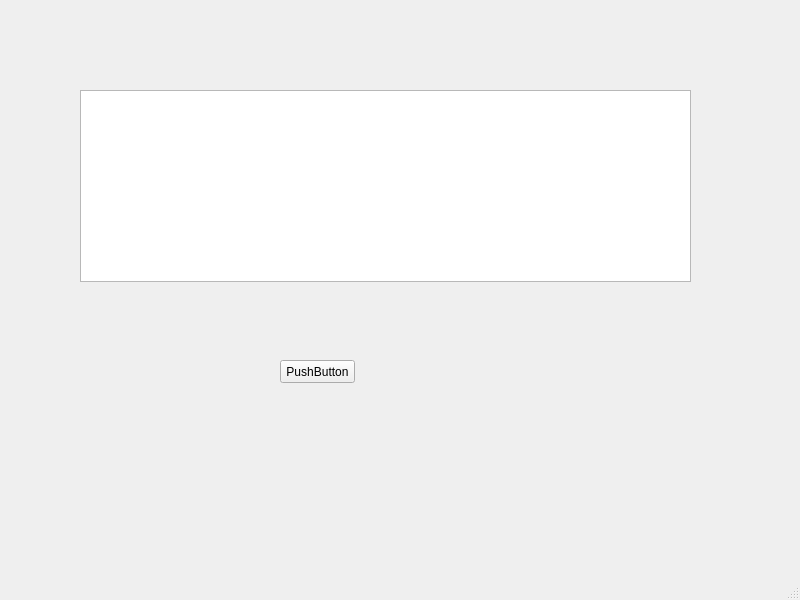
<?xml version="1.0" encoding="UTF-8"?>
<ui version="4.0">
 <class>MainWindow</class>
 <widget class="QMainWindow" name="MainWindow">
  <property name="geometry">
   <rect>
    <x>0</x>
    <y>0</y>
    <width>800</width>
    <height>600</height>
   </rect>
  </property>
  <property name="windowTitle">
   <string>MainWindow</string>
  </property>
  <widget class="QWidget" name="centralwidget">
   <widget class="QTableView" name="tableView">
    <property name="geometry">
     <rect>
      <x>80</x>
      <y>90</y>
      <width>611</width>
      <height>192</height>
     </rect>
    </property>
   </widget>
   <widget class="QPushButton" name="pushButton">
    <property name="geometry">
     <rect>
      <x>280</x>
      <y>360</y>
      <width>75</width>
      <height>23</height>
     </rect>
    </property>
    <property name="text">
     <string>PushButton</string>
    </property>
   </widget>
  </widget>
  <widget class="QMenuBar" name="menubar">
   <property name="geometry">
    <rect>
     <x>0</x>
     <y>0</y>
     <width>800</width>
     <height>23</height>
    </rect>
   </property>
  </widget>
  <widget class="QStatusBar" name="statusbar"/>
 </widget>
 <resources/>
 <connections>
  <connection>
   <sender>pushButton</sender>
   <signal>clicked()</signal>
   <receiver>MainWindow</receiver>
   <slot>btnShow()</slot>
   <hints>
    <hint type="sourcelabel">
     <x>340</x>
     <y>391</y>
    </hint>
    <hint type="destinationlabel">
     <x>416</x>
     <y>398</y>
    </hint>
   </hints>
  </connection>
 </connections>
 <slots>
  <slot>btnShow()</slot>
 </slots>
</ui>
